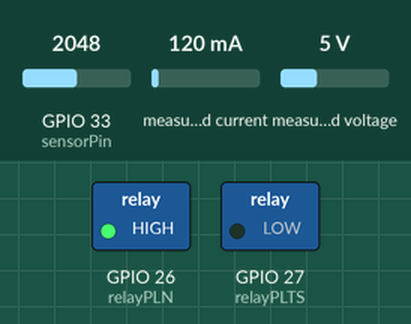
Simulated run of this sketch. Board: ESP32. Shown: switched loads named in the sketch (green lamp = pin HIGH). The inputs (shaded band) are chosen by the test bench; at power-on: GPIO 33 (sensorPin) = 2048, measured current 120 mA, measured voltage 5 V. What the sketch prints to the serial monitor is not drawn.

Above: at 2.2 s.
2.3 s: GPIO 33 (sensorPin) set to 1532
4.2 s: GPIO 33 (sensorPin) set to 1466
At 5.7 s:
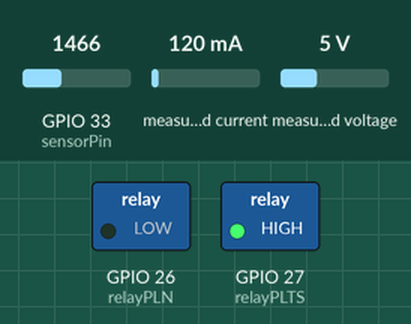
6.6 s: GPIO 33 (sensorPin) set to 1540
At 8.4 s:
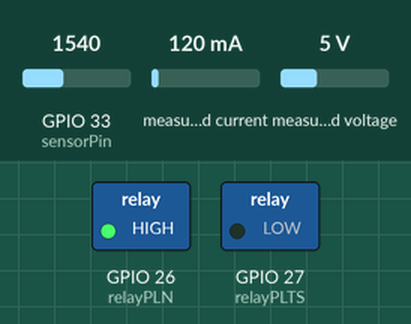
8.7 s: GPIO 33 (sensorPin) set to 1460
At 10.4 s:
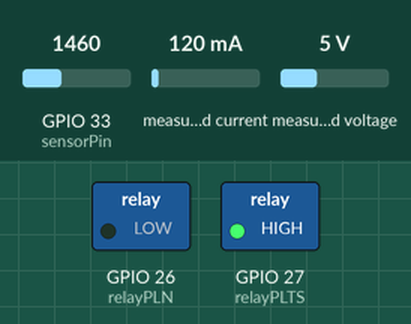
Timing chart, 0 to 11.7 s (numbered marks = the images above; inputs shaded):
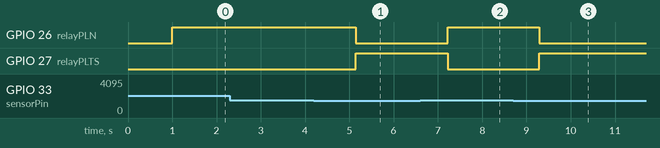

Measured:
- the behaviour switches between 1500 and 1499 on GPIO 33 (sensorPin) (found by bisection; images 0 and 1)
- after the input at 2.3 s, every drawn part: stays the same
- after the input at 4.2 s, GPIO 26 (relayPLN): HIGH → LOW after 0.95 s; GPIO 27 (relayPLTS): LOW → HIGH after 0.95 s
- after the input at 6.6 s, GPIO 26 (relayPLN): LOW → HIGH after 0.62 s; GPIO 27 (relayPLTS): HIGH → LOW after 0.62 s
- after the input at 8.7 s, GPIO 26 (relayPLN): HIGH → LOW after 0.59 s; GPIO 27 (relayPLTS): LOW → HIGH after 0.59 s

The sketch:

ATS-Raindrop.ino
```cpp
#include <PZEM004Tv30.h>
#include <HardwareSerial.h>

// ----------------- PZEM Configuration -----------------
HardwareSerial pzemSerial(1);
PZEM004Tv30 pzem(pzemSerial, 16, 17);

// ----------------- Rain Sensor & Relay -----------------
const int sensorPin = 33;       // A0 untuk sensor hujan
const int relayPLN = 26;        // Relay PLN (aktif LOW)
const int relayPLTS = 27;       // Relay PLTS (aktif LOW)
const int threshold = 1500;     // Ambang sensor hujan

void setup() {
  Serial.begin(115200);
  delay(1000);

  // Inisialisasi UART1 untuk PZEM
  pzemSerial.begin(9600, SERIAL_8N1, 16, 17);
  Serial.println("Monitoring PLN via PZEM-004T v3.0");

  // Konfigurasi relay
  pinMode(relayPLN, OUTPUT);
  pinMode(relayPLTS, OUTPUT);

  // Awal: aktifkan PLTS, matikan PLN
  digitalWrite(relayPLN, HIGH);   // Relay PLN OFF
  digitalWrite(relayPLTS, LOW);   // Relay PLTS ON
}

void loop() {
  // ----------------- Cek Sensor Hujan -----------------
  int nilaiSensor = analogRead(sensorPin);
  Serial.print("Sensor Hujan: ");
  Serial.println(nilaiSensor);

  if (nilaiSensor < threshold) {
    // Hujan terdeteksi: pindah ke PLN
    digitalWrite(relayPLN, LOW);    // Relay PLN ON
    digitalWrite(relayPLTS, HIGH);  // Relay PLTS OFF
    Serial.println("HUJAN TERDETEKSI → SUMBER DI PLN");
  } else {
    // Tidak hujan: tetap di PLTS
    digitalWrite(relayPLN, HIGH);   // Relay PLN OFF
    digitalWrite(relayPLTS, LOW);   // Relay PLTS ON
    Serial.println("TIDAK HUJAN → SUMBER DI PLTS");
  }

  // ----------------- Monitoring PZEM -----------------
  float voltage = pzem.voltage();
  float current = pzem.current();
  float power   = pzem.power();
  float energy  = pzem.energy();
  float frequency = pzem.frequency();
  float pf = pzem.pf();

  Serial.println("----- Data PZEM -----");

  if (!isnan(voltage)) Serial.print("Voltage: "), Serial.print(voltage), Serial.println(" V");
  else Serial.println("Voltage: Read failed");

  if (!isnan(current)) Serial.print("Current: "), Serial.print(current), Serial.println(" A");
  else Serial.println("Current: Read failed");

  if (!isnan(power)) Serial.print("Power: "), Serial.print(power), Serial.println(" W");
  else Serial.println("Power: Read failed");

  if (!isnan(energy)) Serial.print("Energy: "), Serial.print(energy), Serial.println(" Wh");
  else Serial.println("Energy: Read failed");

  if (!isnan(frequency)) Serial.print("Frequency: "), Serial.print(frequency), Serial.println(" Hz");
  else Serial.println("Frequency: Read failed");

  if (!isnan(pf)) Serial.print("Power Factor: "), Serial.println(pf);
  else Serial.println("Power Factor: Read failed");

  Serial.println("----------------------\n");

  delay(2000); // delay sebelum loop ulang
}
```
